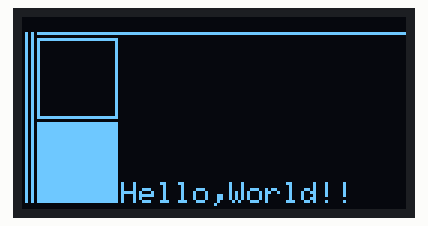
Simulated run of this program. Board: ESP32. On the bench: 128×64 one-colour display.

Above: at 0.1 s.

The program:

main.cpp
```cpp
#include <SPI.h>
#include <Adafruit_GFX.h>
#include <Adafruit_SSD1306.h>

#define SCREEN_WIDTH 128
#define SCREEN_HIGH 64
//软件 SPI 总线
//声明适用于使用软件 SPI 连接的 SSD1306 显示器（默认情况）：
#define OLED_MOSI 13
#define OLED_CLK 18
#define OLED_DC 2
#define OLED_CS 4
#define OLED_RESET 15

Adafruit_SSD1306 oled(SCREEN_WIDTH,SCREEN_HIGH,OLED_MOSI,OLED_CLK,OLED_DC,OLED_RESET,OLED_CS);
int i = 0;

void setup() {
  oled.begin();
  oled.clearDisplay();          //清除显示
  oled.drawFastHLine(5,5,123,SSD1306_WHITE); //显示水平线 参数：x 轴，y轴，长度，颜色
  oled.drawRect(5,7,27,27,SSD1306_WHITE); //绘制一个矩形 参数：x 轴，y 轴，长，宽，颜色
  oled.fillRect(5,35,27,27,SSD1306_WHITE);//绘制一个实心矩形 参数：同上
  oled.setCursor(33, 55);                 // 设置光标位置 参数：x轴，y轴
  oled.setTextColor(SSD1306_WHITE);
  oled.print("Hello,World!!");
  oled.drawFastVLine(3,5,57,SSD1306_WHITE); //显示垂直线 参数：x 轴，y轴，长度，颜色
  oled.drawFastVLine(1,5,57,SSD1306_WHITE); //显示垂直线 参数：x 轴，y轴，长度，颜色


  oled.display();               //显示内容

}

void loop() {


}
```
